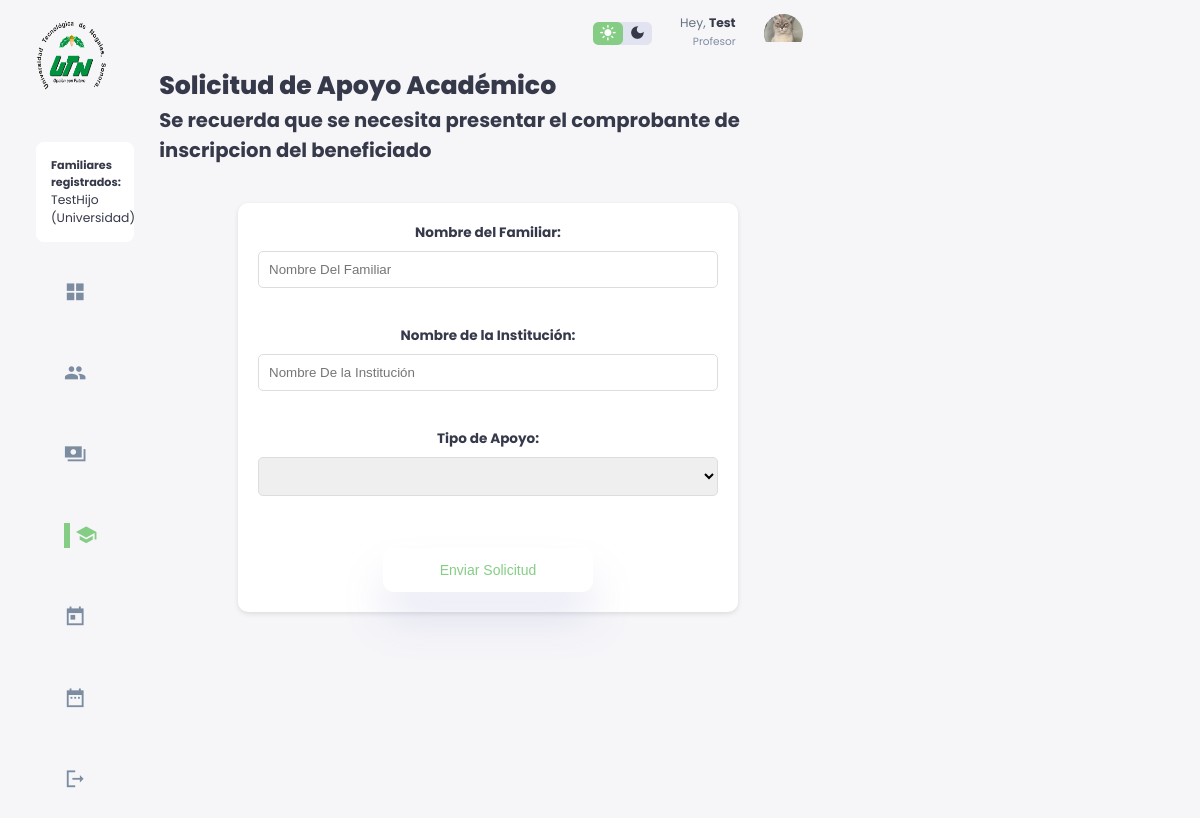
The page /SOLICITUDprestacionapoyoacademico.php (signed in) on the database as committed earlier.
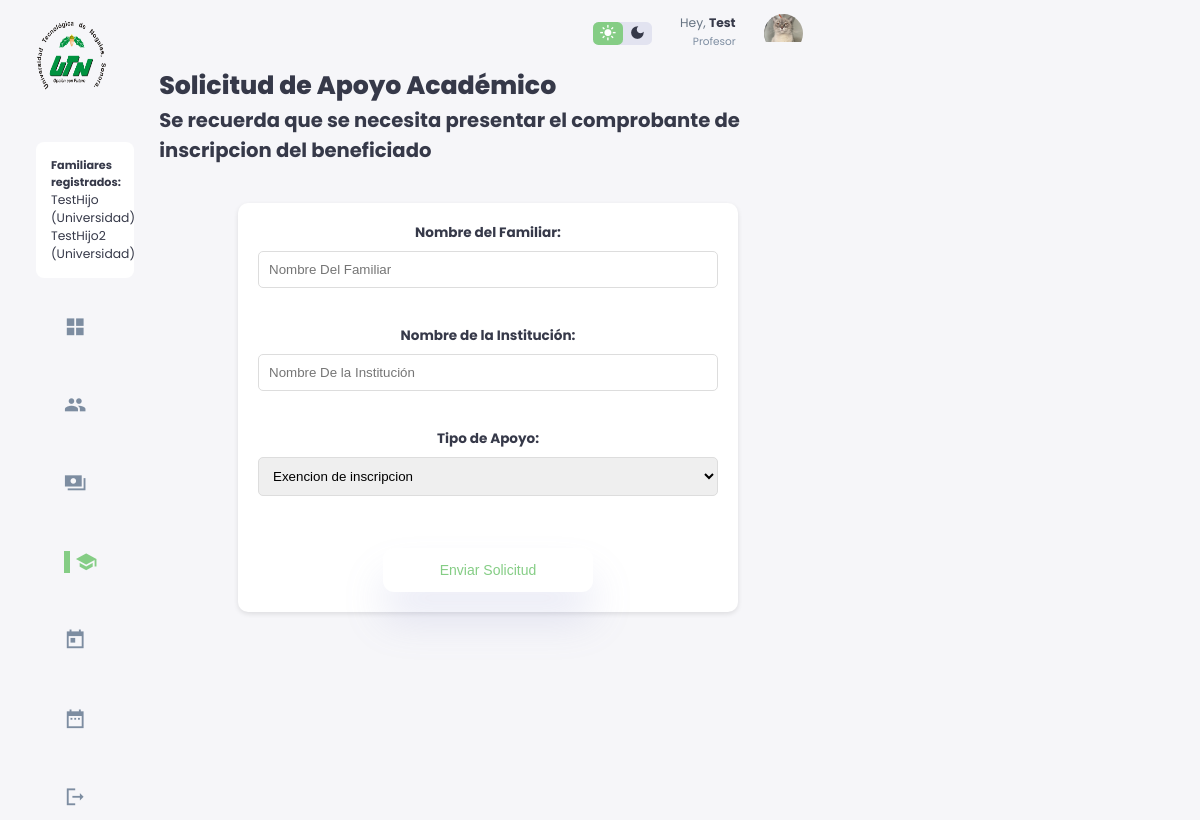
The same page on the database as committed later.
### tables this page shows
CREATE TABLE `familiar_empleado` (
  `Id_Familiar` int(11) NOT NULL,
  `Nombre_Familiar` varchar(50) NOT NULL,
  `Nivel_academico` varchar(25) NOT NULL,
  `Edad` int(3) NOT NULL
);

### SOLICITUDprestacionapoyoacademico.php (the view, shortened to what this page needs)
<?php
require_once("conn.php");
?>
<!DOCTYPE html>
<html lang="en">
<head>
    <link href="lightbox.min.css" rel="stylesheet">
    <link rel="stylesheet" href="./styleRegistrarFamiliares.css">
</head>
<body>
<div class="container">
        <aside>
            <div class="top">
                <div class="logo">
                        <img src="./images/logo.png.png">
                </div>
            </div>
            <div class="sidebar">
<?php
    $queryFamiliares = $conn->prepare("SELECT f.Nombre_Familiar, f.Nivel_academico FROM familiar_empleado f INNER JOIN empleado_familiar e ON f.Id_Familiar = e.Id_Familiar WHERE e.Numero_Empleado = ?");
    $queryFamiliares->bind_param("i", $_SESSION['Numero_Empleado']);
    $queryFamiliares->execute();
    $resultFamiliares = $queryFamiliares->get_result();
    echo '<div style="background:#fff; padding:15px; margin:10px 0; border-radius:8px;"><h4>Familiares registrados:</h4><ul>';
    while ($rowF = $resultFamiliares->fetch_assoc()) {
        if ($rowF['Nombre_Familiar'] == "N/A") {
            continue;
        }
        echo '<li>' . htmlspecialchars($rowF['Nombre_Familiar']) . ' (' . htmlspecialchars($rowF['Nivel_academico']) . ')</li>';
    }
    echo '</ul></div>';
?>
                <a href="index.php">
                    <span class="material-icons-sharp">grid_view</span>
                </a>
                <a href="registrarfamiliares.php">
                    <span class="material-icons-sharp">people</span>
                </a>
                <a href="SOLICITUDprestacionesfinancieras.php">
                    <span class="material-icons-sharp">payments</span>
                </a>
                <a href="SOLICITUDprestacionapoyoacademico.php" class="active">
                    <span class="material-icons-sharp">school</span>
                </a>
                <a href="SOLICITUDprestaciondia.php">
                    <span class="material-icons-sharp">today</span>
                </a>
                <a href="SOLICITUDprestacionplazo.php">
                    <span class="material-icons-sharp">date_range</span>
                </a>
                <a href="#" onclick="event.preventDefault(); document.getElementById('logout-form').submit();">
                    <span class="material-icons-sharp">logout</span>
                </a>
            </div>
        </aside>
 <div class="contenido">
        <div class="top">
                <div class="theme-toggler">
                    <span class="material-icons-sharp active">light_mode</span>
                    <span class="material-icons-sharp">dark_mode</span>
                </div>
                <div class="profile">
                    <div class="info">
                    <?php
                    echo '<p>Hey, <b>'.htmlspecialchars($_SESSION['Nombre_Empleado']).'</b></p>
                        <small class="text-muted">'.htmlspecialchars($_SESSION['Area']).'</small>';
                    ?>
                    </div>
                    <div class="profile-photo">
                        <img src="./images/profile-1.jpg.jpeg">
                    </div>
                </div>
        </div>
    <h1>Solicitud de Apoyo Académico</h1>
    <h2>Se recuerda que se necesita presentar el comprobante de inscripcion del beneficiado</h2>
    <br>
    <form action="" method="post">
        <label for="nombre_familiar"><h5>Nombre del Familiar:</h5></label>
        <input type="text" id="nombre_familiar" name="nombre_familiar" placeholder="Nombre Del Familiar" required><br><br>
        <label for="nombre_institucion"><h5>Nombre de la Institución:</h5></label>
        <input type="text" id="nombre_institucion" name="nombre_institucion" placeholder="Nombre De la Institución"><br><br>
        <label for="tipo"><h5>Tipo de Apoyo:</h5></label>
        <select id="tipo" name="tipo">
<?php
require_once("conn.php");
$queryCon = $conn->prepare("SELECT nombre FROM tiposprestacion Where tipoMayor = 'Academico'");
$queryCon->execute();
$result = $queryCon->get_result();
while ($row = $result->fetch_assoc()) {
    echo '<option value="' . htmlspecialchars($row['nombre']) . '">' . htmlspecialchars($row['nombre']) . '</option>';
}
?>
        </select><br><br>
        <div class="button-container">
        <button type="submit">Enviar Solicitud</button>
        </div>
    </form>
</body>
</html>

Rows that differ between the two databases and show on the page:
added familiar_empleado: Nombre_Familiar "TestHijo2", Nivel_academico "Universidad"
Other text that changed with them:
form field tipo: (not shown) → "Exencion de inscripcion"
